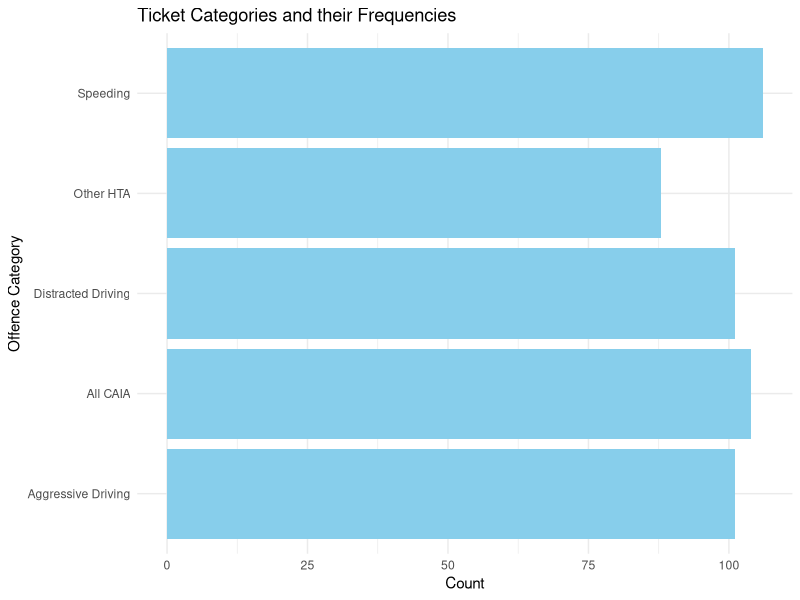
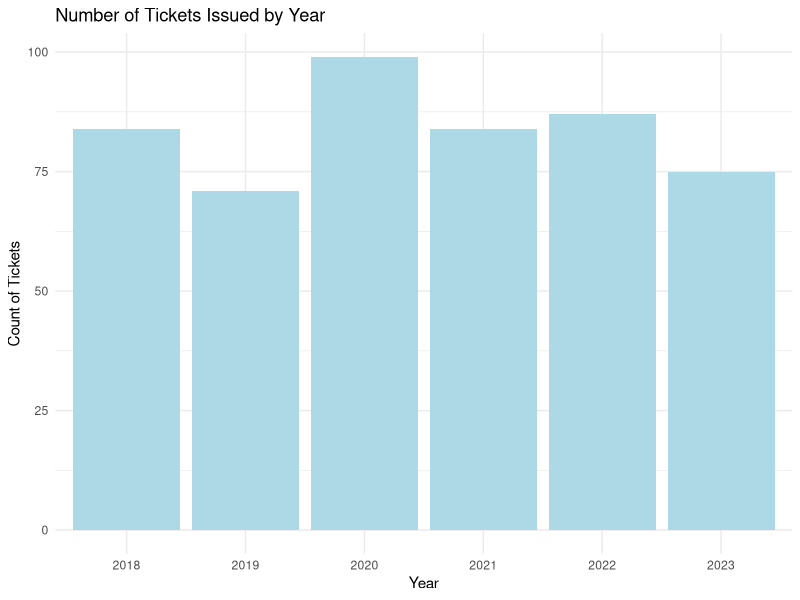
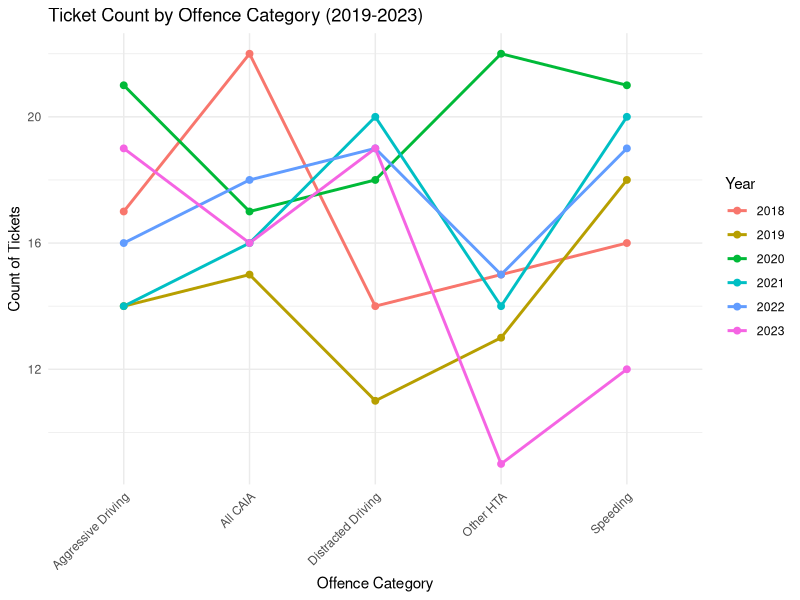

Write the R code that produced these figures, in order.
#### Preamble ####
# Purpose: Simulates the issuance of tickets in Toronto, from 2019 to 2023.
# Author: Cristina Su Lam
# Date: 21 September 2024
# Contact: cristina.sulam@utoronto.ca 
# License: MIT
# Pre-requisites: None
# Any other information needed? None


#### Workspace setup ####
library(tidyverse)
library(ggplot2)


#### Simulate data ####
set.seed(23)

num_obs <- 500

simulated_data <- 
  tibble(
    year = sample(2018:2023, num_obs, replace = TRUE),
    ticket_type = sample(c("Prov Offence Notice - Part I (Pot)", 
                           "Prov Offence Summons Part III Form 104"), 
                         num_obs, replace = TRUE),
    offence_category = sample(c("Distracted Driving", "Other HTA", "All CAIA", 
                                "Aggressive Driving", "Speeding"), 
                              num_obs, replace = TRUE),
    age_group = sample(c("Adult", "Young", "Unknown"), num_obs, replace = TRUE),
    division = sample(c("NSA", "D42", "D22", "D11", "D41", "D53", "D31", "D43", 
                        "D23", "D52", "D32", "D12", 
                        "D55", "D51", "D33", "D14", "D13"), num_obs, 
                      replace = TRUE),
    ticket_count = sample(1:150, num_obs, replace = TRUE) 
  )


# Plot 1: Ticket Categories and their Frequencies
ggplot(simulated_data, aes(y = offence_category)) +
  geom_bar(fill = "skyblue") +
  labs(title = "Ticket Categories and their Frequencies", 
       x = "Count", 
       y = "Offence Category") +
  theme_minimal()

# Plot 2: Bar Graph of Tickets Issued by Year
ggplot(simulated_data, aes(x = as.factor(year))) +
  geom_bar(fill = "lightblue") +
  labs(title = "Number of Tickets Issued by Year", 
       x = "Year", 
       y = "Count of Tickets") +
  theme_minimal()

# Plot 3: Line Graph of Ticket Count by Offence Category (2019-2023)

# Prepare data for plotting by grouping and counting
plot_data <- simulated_data %>%
  group_by(year, offence_category) %>%
  summarise(ticket_count = n()) %>%
  ungroup()

# Line graph: Offence Category vs Ticket Count
ggplot(plot_data, aes(x = offence_category, y = ticket_count, 
                      group = year, color = as.factor(year))) +
  geom_line(size = 1) +
  geom_point(size = 2) +
  labs(title = "Ticket Count by Offence Category (2019-2023)", 
       x = "Offence Category", 
       y = "Count of Tickets", 
       color = "Year") +
  theme_minimal() +
  theme(axis.text.x = element_text(angle = 45, hjust = 1))

#### Test Simulated Data ####

# Test 1: Ensure there are no missing values
stopifnot(!any(is.na(simulated_data)))

# Test 2: Check the range of years (should be between 2018 and 2023)
stopifnot(all(simulated_data$year >= 2018 & simulated_data$year <= 2023))

# Test 3: Ensure ticket_type contains the expected categories
expected_ticket_types <- c("Prov Offence Notice - Part I (Pot)", "Prov Offence Summons Part III Form 104")
stopifnot(all(simulated_data$ticket_type %in% expected_ticket_types))

# Test 4: Check for duplicates 
stopifnot(nrow(simulated_data) == nrow(distinct(simulated_data)))

# Test 5: Ensure all age groups are correct ("Adult", "Young", "Unknown")
expected_age_groups <- c("Adult", "Young", "Unknown")
stopifnot(all(simulated_data$age_group %in% expected_age_groups))

# Test 6: Ensure all offence categories are correct
expected_offence_categories <- c("Distracted Driving", "Other HTA", "All CAIA", "Aggressive Driving", "Speeding")
stopifnot(all(simulated_data$offence_category %in% expected_offence_categories))

# Test 7: Ensure all divisions are in the expected range
expected_divisions <- c("NSA", "D42", "D22", "D11", "D41", "D53", "D31", "D43", 
                        "D23", "D52", "D32", "D12", "D55", "D51", "D33", "D14", "D13")
stopifnot(all(simulated_data$division %in% expected_divisions))


